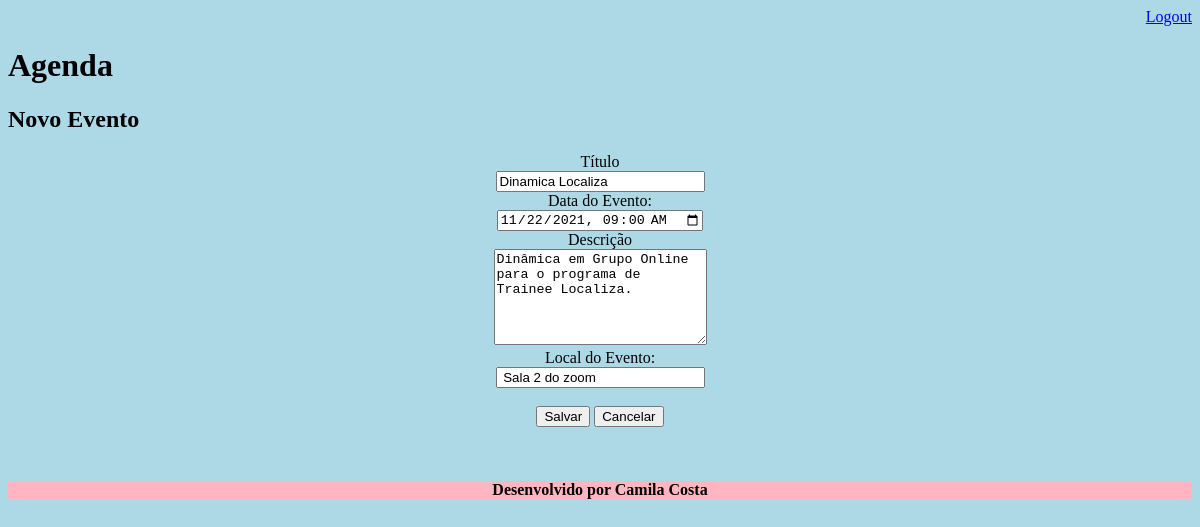
The app's page /agenda/evento/?id=4 (signed in), older data.
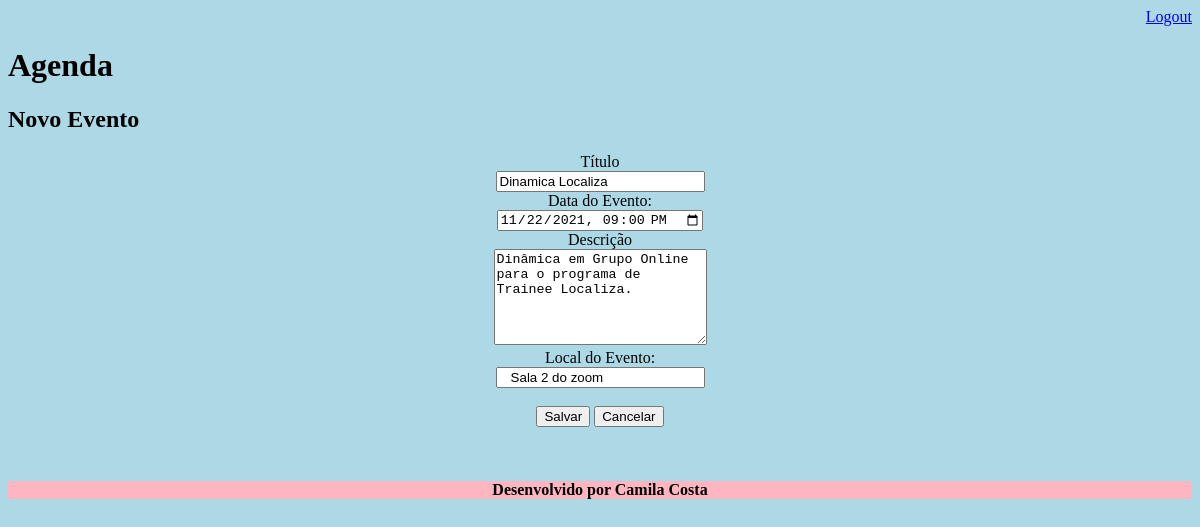
The same page, newer data.
### core/models.py (models this page shows, shortened)
class Evento(models.Model):
    titulo = models.CharField(max_length=100)
    descricao = models.TextField(blank=True, null=True)
    local = models.CharField(max_length=100, blank=True, null=True)
    data_evento = models.DateTimeField(verbose_name='Data do Evento')
    data_criacao = models.DateTimeField(verbose_name='Data da Criação', auto_now=True)
    usuario = models.ForeignKey(User, on_delete=models.CASCADE)
    class Meta:
        db_table = 'evento'
    def get_data_input_evento(self):
        return self.data_evento.strftime('%Y-%m-%dT%H:%M')

### core/views.py (the view)
# urls.py: path('agenda/evento/', views.evento),
@login_required(login_url='/login/')
def evento(request):
    id_evento = request.GET.get('id')
    dados = {}
    if id_evento:
        dados['evento'] = Evento.objects.get(id=id_evento)
    return render(request, 'evento.html', dados)

### Templates/evento.html (shortened to what this page needs)
{% extends 'model-page.html' %}
{% block content %}
<h2>Novo Evento</h2>
<div align="center">
    <form action="submit" method="POST">{% csrf_token %}
    <label>Título</label>
    <br>
    <input type="text" name="titulo" size="23" value="{{ evento.titulo }}">
    <br>
    <label>Data do Evento:</label>
    <br>
    <input type="datetime-local" name="data_evento" value="{{ evento.get_data_input_evento }}">
    <br>
    <label>Descrição</label>
    <br>
    <textarea name="descricao" rows="6" cols="24">{{ evento.descricao }}</textarea>
    <br>
    <label>Local do Evento:</label>
    <br>
    <input type="text" name="local" size="23" value=" {{ evento.local }}">
    <br><br>
    <button type="submit" >Salvar</button>
    <a href="/">
        <button type="button">Cancelar</button>
    </a>
</form>
</div>
<br><br><br>
{% endblock %}

Row changes from the older to the newer data that the page shows:
changed Evento "Dinamica Localiza": data_evento "11/22/2021 09:00" → "11/22/2021 21:00"
